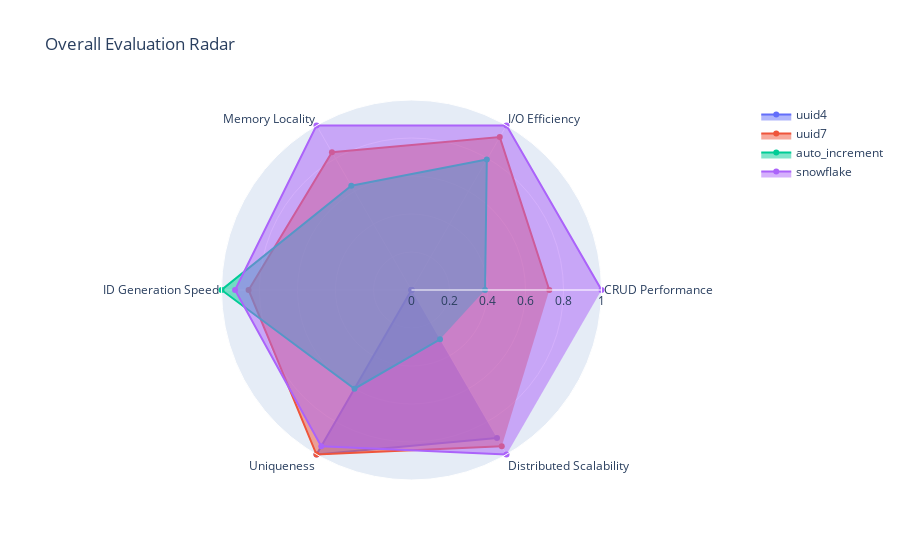

Write notebook code for a chart like this one.
### Code cell
radar_df = build_radar_dataset(crud_df, io_df, cache_df, id_gen_df)
if not radar_df.empty:
    categories = ['CRUD Performance', 'I/O Efficiency', 'Memory Locality', 'ID Generation Speed', 'Uniqueness', 'Distributed Scalability']
    fig8 = go.Figure()
    for _, row in radar_df.iterrows():
        values = [row[cat] for cat in categories]
        fig8.add_trace(go.Scatterpolar(r=values, theta=categories, fill='toself', name=row['id_scheme']))
    fig8.update_layout(title='Overall Evaluation Radar', polar=dict(radialaxis=dict(visible=True, range=[0, 1])))
    fig8.show()

### Figure 1 — Plotly figure (JSON) as saved in the notebook; plotly's stock layout.template omitted (floating-point values rounded to 4 significant figures)
{"data": [{"fill": "toself", "name": "uuid4", "r": [0, 0, 0, 0, 1, 0.9], "theta": ["CRUD Performance", "I/O Efficiency", "Memory Locality", "ID Generation Speed", "Uniqueness", "Distributed Scalability"], "type": "scatterpolar"}, {"fill": "toself", "name": "uuid7", "r": [0.7252, 0.9293, 0.8373, 0.8575, 1, 0.95], "theta": ["CRUD Performance", "I/O Efficiency", "Memory Locality", "ID Generation Speed", "Uniqueness", "Distributed Scalability"], "type": "scatterpolar"}, {"fill": "toself", "name": "auto_increment", "r": [0.3871, 0.7927, 0.6336, 1, 0.6, 0.3], "theta": ["CRUD Performance", "I/O Efficiency", "Memory Locality", "ID Generation Speed", "Uniqueness", "Distributed Scalability"], "type": "scatterpolar"}, {"fill": "toself", "name": "snowflake", "r": [1, 1, 1, 0.9286, 0.95, 1], "theta": ["CRUD Performance", "I/O Efficiency", "Memory Locality", "ID Generation Speed", "Uniqueness", "Distributed Scalability"], "type": "scatterpolar"}], "layout": {"polar": {"radialaxis": {"range": [0, 1], "visible": true}}, "title": {"text": "Overall Evaluation Radar"}}}
